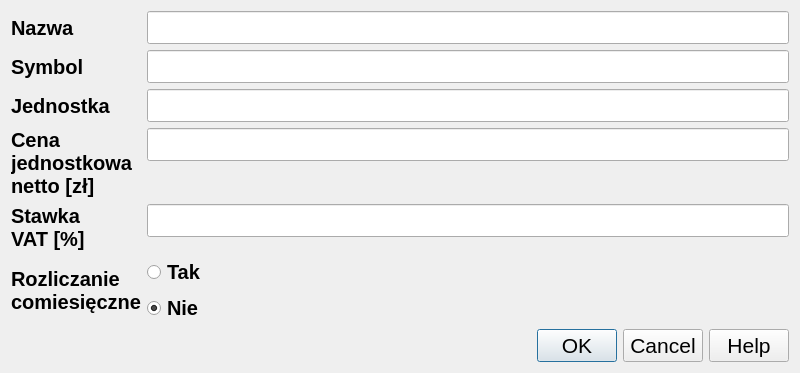
<?xml version="1.0" encoding="UTF-8"?>
<ui version="4.0">
 <class>ProductDialog</class>
 <widget class="QDialog" name="ProductDialog">
  <property name="geometry">
   <rect>
    <x>0</x>
    <y>0</y>
    <width>800</width>
    <height>305</height>
   </rect>
  </property>
  <property name="windowTitle">
   <string>Dialog</string>
  </property>
  <property name="modal">
   <bool>true</bool>
  </property>
  <layout class="QVBoxLayout" name="verticalLayout">
   <item>
    <layout class="QFormLayout" name="formLayout_2">
     <item row="0" column="0">
      <widget class="QLabel" name="label">
       <property name="font">
        <font>
         <pointsize>15</pointsize>
         <weight>75</weight>
         <bold>true</bold>
        </font>
       </property>
       <property name="text">
        <string>Nazwa</string>
       </property>
      </widget>
     </item>
     <item row="1" column="0">
      <widget class="QLabel" name="label_2">
       <property name="font">
        <font>
         <pointsize>15</pointsize>
         <weight>75</weight>
         <bold>true</bold>
        </font>
       </property>
       <property name="text">
        <string>Symbol</string>
       </property>
      </widget>
     </item>
     <item row="2" column="0">
      <widget class="QLabel" name="label_3">
       <property name="font">
        <font>
         <pointsize>15</pointsize>
         <weight>75</weight>
         <bold>true</bold>
        </font>
       </property>
       <property name="text">
        <string>Jednostka</string>
       </property>
      </widget>
     </item>
     <item row="3" column="0">
      <widget class="QLabel" name="label_4">
       <property name="font">
        <font>
         <pointsize>15</pointsize>
         <weight>75</weight>
         <bold>true</bold>
        </font>
       </property>
       <property name="text">
        <string>Cena
jednostkowa
netto [zł]</string>
       </property>
      </widget>
     </item>
     <item row="4" column="0">
      <widget class="QLabel" name="label_5">
       <property name="font">
        <font>
         <pointsize>15</pointsize>
         <weight>75</weight>
         <bold>true</bold>
        </font>
       </property>
       <property name="text">
        <string>Stawka
VAT [%]</string>
       </property>
      </widget>
     </item>
     <item row="5" column="0">
      <widget class="QLabel" name="label_6">
       <property name="font">
        <font>
         <pointsize>15</pointsize>
         <weight>75</weight>
         <bold>true</bold>
        </font>
       </property>
       <property name="text">
        <string>Rozliczanie
comiesięczne</string>
       </property>
      </widget>
     </item>
     <item row="0" column="1">
      <widget class="QLineEdit" name="name_line_edit">
       <property name="font">
        <font>
         <pointsize>16</pointsize>
        </font>
       </property>
      </widget>
     </item>
     <item row="1" column="1">
      <widget class="QLineEdit" name="symbol_line_edit">
       <property name="font">
        <font>
         <pointsize>16</pointsize>
        </font>
       </property>
      </widget>
     </item>
     <item row="2" column="1">
      <widget class="QLineEdit" name="unit_line_edit">
       <property name="font">
        <font>
         <pointsize>16</pointsize>
        </font>
       </property>
      </widget>
     </item>
     <item row="3" column="1">
      <widget class="QLineEdit" name="unit_net_price_line_edit">
       <property name="font">
        <font>
         <pointsize>16</pointsize>
        </font>
       </property>
      </widget>
     </item>
     <item row="4" column="1">
      <widget class="QLineEdit" name="vat_line_edit">
       <property name="font">
        <font>
         <pointsize>16</pointsize>
        </font>
       </property>
      </widget>
     </item>
     <item row="5" column="1">
      <layout class="QVBoxLayout" name="verticalLayout_2">
       <item>
        <widget class="QRadioButton" name="yes_radio_btn">
         <property name="font">
          <font>
           <pointsize>15</pointsize>
           <weight>75</weight>
           <bold>true</bold>
          </font>
         </property>
         <property name="text">
          <string>Tak</string>
         </property>
        </widget>
       </item>
       <item>
        <widget class="QRadioButton" name="no_radio_btn">
         <property name="font">
          <font>
           <pointsize>15</pointsize>
           <weight>75</weight>
           <bold>true</bold>
          </font>
         </property>
         <property name="text">
          <string>Nie</string>
         </property>
         <property name="checked">
          <bool>true</bool>
         </property>
        </widget>
       </item>
      </layout>
     </item>
    </layout>
   </item>
   <item>
    <widget class="QDialogButtonBox" name="buttonBox">
     <property name="font">
      <font>
       <pointsize>16</pointsize>
      </font>
     </property>
     <property name="orientation">
      <enum>Qt::Horizontal</enum>
     </property>
     <property name="standardButtons">
      <set>QDialogButtonBox::Cancel|QDialogButtonBox::Help|QDialogButtonBox::Ok</set>
     </property>
     <property name="centerButtons">
      <bool>false</bool>
     </property>
    </widget>
   </item>
  </layout>
 </widget>
 <resources/>
 <connections>
  <connection>
   <sender>buttonBox</sender>
   <signal>rejected()</signal>
   <receiver>ProductDialog</receiver>
   <slot>reject()</slot>
   <hints>
    <hint type="sourcelabel">
     <x>316</x>
     <y>260</y>
    </hint>
    <hint type="destinationlabel">
     <x>286</x>
     <y>274</y>
    </hint>
   </hints>
  </connection>
  <connection>
   <sender>buttonBox</sender>
   <signal>accepted()</signal>
   <receiver>ProductDialog</receiver>
   <slot>_validate_input()</slot>
   <hints>
    <hint type="sourcelabel">
     <x>399</x>
     <y>362</y>
    </hint>
    <hint type="destinationlabel">
     <x>399</x>
     <y>191</y>
    </hint>
   </hints>
  </connection>
  <connection>
   <sender>buttonBox</sender>
   <signal>accepted()</signal>
   <receiver>ProductDialog</receiver>
   <slot>accept()</slot>
   <hints>
    <hint type="sourcelabel">
     <x>248</x>
     <y>254</y>
    </hint>
    <hint type="destinationlabel">
     <x>157</x>
     <y>274</y>
    </hint>
   </hints>
  </connection>
 </connections>
 <slots>
  <slot>_validate_input()</slot>
 </slots>
</ui>
